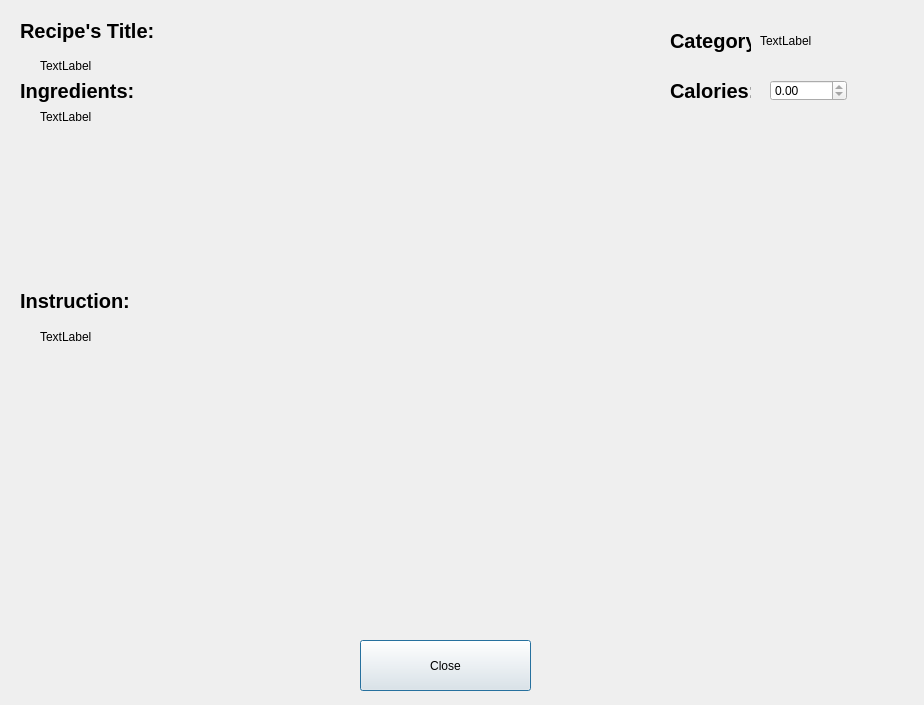
<?xml version="1.0" encoding="UTF-8"?>
<ui version="4.0">
 <class>confirmation</class>
 <widget class="QDialog" name="confirmation">
  <property name="geometry">
   <rect>
    <x>0</x>
    <y>0</y>
    <width>924</width>
    <height>705</height>
   </rect>
  </property>
  <property name="windowTitle">
   <string>Dialog</string>
  </property>
  <widget class="QPushButton" name="closeButton">
   <property name="geometry">
    <rect>
     <x>360</x>
     <y>640</y>
     <width>171</width>
     <height>51</height>
    </rect>
   </property>
   <property name="text">
    <string>Close</string>
   </property>
  </widget>
  <widget class="QLabel" name="titleLabel">
   <property name="geometry">
    <rect>
     <x>20</x>
     <y>10</y>
     <width>241</width>
     <height>41</height>
    </rect>
   </property>
   <property name="font">
    <font>
     <pointsize>15</pointsize>
     <bold>true</bold>
    </font>
   </property>
   <property name="text">
    <string>Recipe's Title:</string>
   </property>
  </widget>
  <widget class="QLabel" name="nameLabel">
   <property name="geometry">
    <rect>
     <x>40</x>
     <y>50</y>
     <width>151</width>
     <height>31</height>
    </rect>
   </property>
   <property name="text">
    <string>TextLabel</string>
   </property>
  </widget>
  <widget class="QLabel" name="instructionTitleLabel">
   <property name="geometry">
    <rect>
     <x>20</x>
     <y>280</y>
     <width>241</width>
     <height>41</height>
    </rect>
   </property>
   <property name="font">
    <font>
     <pointsize>15</pointsize>
     <bold>true</bold>
    </font>
   </property>
   <property name="text">
    <string>Instruction:</string>
   </property>
  </widget>
  <widget class="QLabel" name="instructionLabel">
   <property name="geometry">
    <rect>
     <x>40</x>
     <y>330</y>
     <width>851</width>
     <height>291</height>
    </rect>
   </property>
   <property name="text">
    <string>TextLabel</string>
   </property>
   <property name="alignment">
    <set>Qt::AlignLeading|Qt::AlignLeft|Qt::AlignTop</set>
   </property>
  </widget>
  <widget class="QLabel" name="ingredientTitleLabel">
   <property name="geometry">
    <rect>
     <x>20</x>
     <y>70</y>
     <width>241</width>
     <height>41</height>
    </rect>
   </property>
   <property name="font">
    <font>
     <pointsize>15</pointsize>
     <bold>true</bold>
    </font>
   </property>
   <property name="text">
    <string>Ingredients:</string>
   </property>
  </widget>
  <widget class="QLabel" name="ingredientsLabel">
   <property name="geometry">
    <rect>
     <x>40</x>
     <y>110</y>
     <width>831</width>
     <height>171</height>
    </rect>
   </property>
   <property name="text">
    <string>TextLabel</string>
   </property>
   <property name="alignment">
    <set>Qt::AlignLeading|Qt::AlignLeft|Qt::AlignTop</set>
   </property>
  </widget>
  <widget class="QLabel" name="categoryTitleLabel">
   <property name="geometry">
    <rect>
     <x>670</x>
     <y>20</y>
     <width>81</width>
     <height>41</height>
    </rect>
   </property>
   <property name="font">
    <font>
     <pointsize>15</pointsize>
     <bold>true</bold>
    </font>
   </property>
   <property name="text">
    <string>Category:</string>
   </property>
  </widget>
  <widget class="QLabel" name="categoryLabel">
   <property name="geometry">
    <rect>
     <x>760</x>
     <y>20</y>
     <width>131</width>
     <height>41</height>
    </rect>
   </property>
   <property name="text">
    <string>TextLabel</string>
   </property>
   <property name="alignment">
    <set>Qt::AlignLeading|Qt::AlignLeft|Qt::AlignVCenter</set>
   </property>
  </widget>
  <widget class="QLabel" name="caloriesTitleLabel">
   <property name="geometry">
    <rect>
     <x>670</x>
     <y>70</y>
     <width>81</width>
     <height>41</height>
    </rect>
   </property>
   <property name="font">
    <font>
     <pointsize>15</pointsize>
     <bold>true</bold>
    </font>
   </property>
   <property name="text">
    <string>Calories:</string>
   </property>
  </widget>
  <widget class="QDoubleSpinBox" name="caloriesDoubleSpinBox">
   <property name="geometry">
    <rect>
     <x>770</x>
     <y>80</y>
     <width>77</width>
     <height>21</height>
    </rect>
   </property>
   <property name="readOnly">
    <bool>true</bool>
   </property>
   <property name="maximum">
    <double>10000.000000000000000</double>
   </property>
  </widget>
 </widget>
 <resources/>
 <connections/>
</ui>
